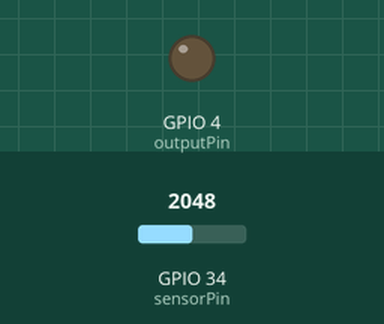
Simulated run of this sketch. Board: ESP32. Shown: output pins drawn as LEDs (lit = HIGH). The test bench sets the inputs (shaded band); at power-on: GPIO 34 (sensorPin) = 2048. WiFi joins after 1.5 s; servers stay silent unless stated; what the sketch prints to the serial monitor is not drawn.

Above: at 0.1 s.
At 1.8 s:
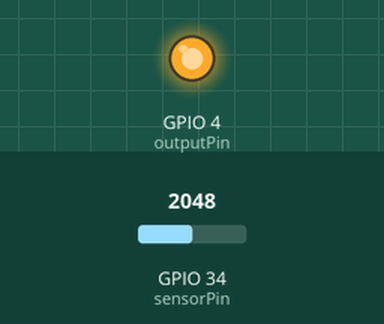
Timing chart, 0 to 3.3 s (numbered marks = the images above):
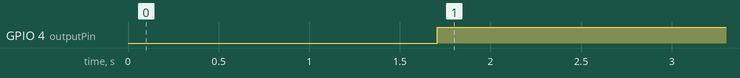

The sketch:

traffic.ino
```cpp
#include <WiFi.h>
#include <WebServer.h>

// Replace with your network credentials
const char* ssid = "Ganapathi";
const char* password = "GANAPATHI";

// Water level sensor analog pin
const int sensorPin = 34;  // ESP32 ADC pin
const int outputPin = 4;   // Pin that goes HIGH when flooded

WebServer server(80);

int sensorValue = 0;
int sensorPercent = 0;

void readSensor() {
  int total = 0;
  for (int i = 0; i < 20; i++) {
    total += analogRead(sensorPin);
    delay(10);
  }
  sensorValue = total / 20;
  sensorPercent = map(sensorValue, 0, 1800, 0, 100);
  sensorPercent = constrain(sensorPercent, 0, 100);

  // Pin 4 logic: HIGH if water level > 30%
  if (sensorPercent > 30) {
    digitalWrite(outputPin, HIGH);
  } else {
    digitalWrite(outputPin, LOW);
  }
}

void handleRoot() {
  readSensor();
  String html = "<html><body>";
  html += "<h1>Water Level Sensor</h1>";
  html += "<p>Raw Value: " + String(sensorValue) + "</p>";
  html += "<p>Percentage: " + String(sensorPercent) + "%</p>";
  html += "<p>Pin 4 Status: " + String(sensorPercent > 30 ? "HIGH (Flood)" : "LOW (Safe)") + "</p>";
  html += "<meta http-equiv='refresh' content='1'>";
  html += "</body></html>";
  server.send(200, "text/html", html);
}

void setup() {
  Serial.begin(9600);
  pinMode(sensorPin, INPUT);
  pinMode(outputPin, OUTPUT);
  digitalWrite(outputPin, LOW);

  WiFi.begin(ssid, password);
  Serial.print("Connecting to WiFi");
  while (WiFi.status() != WL_CONNECTED) {
    delay(500);
    Serial.print(".");
  }
  Serial.println("\nConnected!");
  Serial.print("IP Address: ");
  Serial.println(WiFi.localIP());

  server.on("/", handleRoot);
  server.begin();
  Serial.println("Web server started");
}

void loop() {
  server.handleClient();
  readSensor();  // keeps pin 4 updated even with no one viewing the page
  delay(200);
}
```

Measured:
- by itself, GPIO 4 (outputPin): LOW → HIGH at 1.7 s
